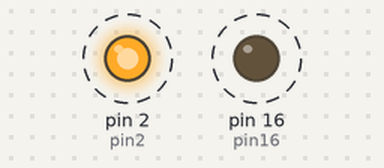
This program was run on a simulated MicroPython board. Parts: output pins drawn as LEDs (lit = HIGH). Dashed ring = blinking. WiFi joins after 1.5 s; what the program prints to the serial console is not drawn.

Above: at 1.7 s.
Timing chart, 0 to 4.5 s (numbered marks = the images above):
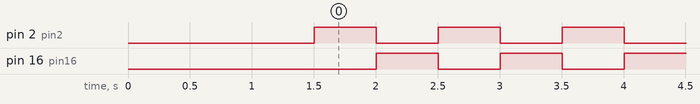

Measured:
- by itself, pin 2 (pin2), pin 16 (pin16): alternates HIGH for 0.50 s and LOW for 0.50 s

The program:

main.py
```python
import machine
import time


def toggle(p):
    p.value(not p.value())


pin2 = machine.Pin(2, machine.Pin.OUT)
pin16 = machine.Pin(16, machine.Pin.OUT)

#for index in range(1,16):
#    print(index)
#    pin = machine.Pin(index, machine.Pin.OUT)
#    toggle(pin)
#    time.sleep_ms(500)

toggle(pin16)

while True:
    toggle(pin2)
    toggle(pin16)
    time.sleep_ms(500)
```

boot.py
```python
import webrepl

def do_connect():
    import network
    sta_if = network.WLAN(network.STA_IF)
    if not sta_if.isconnected():
        print('connecting to network...')
        sta_if.active(True)
        sta_if.connect('ShivaStation-Cerberus', 'Th3L0w3Fam1ly')
        while not sta_if.isconnected():
            pass
    print('network config:', sta_if.ifconfig())

do_connect()
webrepl.start()
```
